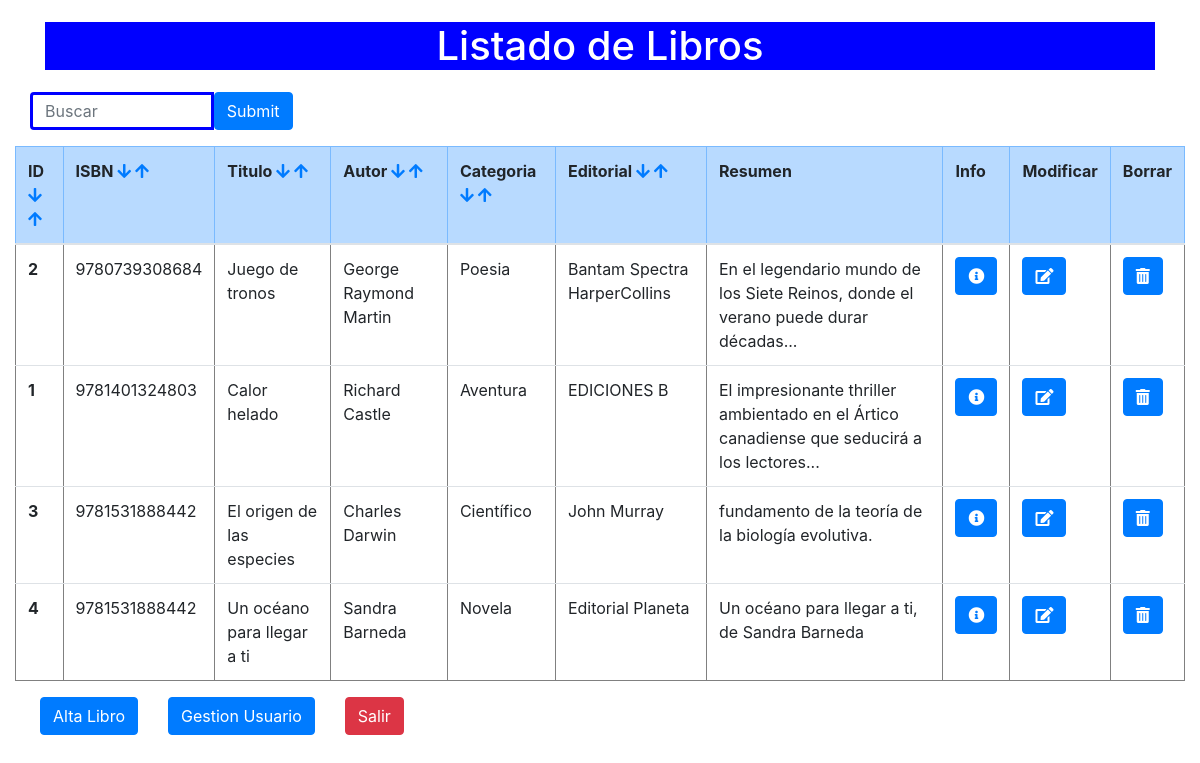
/listadoLibros.php?order=ISBN&esp=asc (signed in), run on the app's committed database.
### tables this page shows
CREATE TABLE `libros` (
  `ID` int(10) NOT NULL,
  `ISBN` varchar(13) NOT NULL,
  `titulo` varchar(100) NOT NULL,
  `autor` varchar(100) NOT NULL,
  `categoria` varchar(2) DEFAULT NULL,
  `editorial` varchar(50) NOT NULL,
  `resumen` text
);

CREATE TABLE `categoria` (
  `idCat` varchar(2) NOT NULL,
  `descripcion` varchar(60) DEFAULT NULL
);

### listadoLibros.php (the view, shortened to what this page needs)
<!DOCTYPE html>
<html lang="en">
<head>
    <link rel="stylesheet" href="https://maxcdn.bootstrapcdn.com/bootstrap/4.5.2/css/bootstrap.min.css">
    <link rel="stylesheet" href="https://use.fontawesome.com/releases/v5.6.3/css/all.css">
    <link rel="stylesheet" href="estilos.css">
</head>
<body>
    <div class="container">
        <div class="titulo">
            <h1>Listado de Libros</h1>
        </div>
    </div>
    <div class="container-fluid">
        <form class="form-inline" action="listadoLibros.php">
            <div class="col-sm-3">
                <div class="input-group mb-3">
                    <input type="text" class="form-control" aria-label="Default" aria-describedby="inputGroup-sizing-default" id="buscar" style="border:solid blue" name="buscar" placeholder="Buscar">
                    <input type="submit" id="crearFila" type="button" class="btn btn-primary">
                </div>
            </div>
        </form>
        <table class="table" border="1">
            <tr class="table-primary">
                <th scope="col"> ID
                    <a href="listadoLibros.php?order=ID&esp=desc" role="button"><i class="fa fa-arrow-down" style="font-size: 16px;"></i></a>
                    <a href="listadoLibros.php?order=ID&esp=asc" role="button"><i class="fa fa-arrow-up" style="font-size: 16px;"></i></a>
                </th>
                <th scope="col"> ISBN
                    <a href="listadoLibros.php?order=ISBN&esp=desc" role="button"><i class="fa fa-arrow-down" style="font-size: 16px;"></i></a>
                    <a href="listadoLibros.php?order=ISBN&esp=asc" role="button"><i class="fa fa-arrow-up" style="font-size: 16px;"></i></a>
                </th>
                <th scope="col"> Titulo
                    <a href="listadoLibros.php?order=titulo&esp=desc" role="button"><i class="fa fa-arrow-down" style="font-size: 16px;"></i></a>
                    <a href="listadoLibros.php?order=titulo&esp=asc" role="button"><i class="fa fa-arrow-up" style="font-size: 16px;"></i></a>
                </th>
                <th scope="col"> Autor
                    <a href="listadoLibros.php?order=autor&esp=desc" role="button"><i class="fa fa-arrow-down" style="font-size: 16px;"></i></a>
                    <a href="listadoLibros.php?order=autor&esp=asc" role="button"><i class="fa fa-arrow-up" style="font-size: 16px;"></i></a>
                </th>
                <th scope="col"> Categoria
                    <a href="listadoLibros.php?order=ID&esp=desc" role="button"><i class="fa fa-arrow-down" style="font-size: 16px;"></i></a>
                    <a href="listadoLibros.php?order=ID&esp=asc" role="button"><i class="fa fa-arrow-up" style="font-size: 16px;"></i></a>
                </th>
                <th scope="col"> Editorial
                    <a href="listadoLibros.php?order=ID&esp=desc" role="button"><i class="fa fa-arrow-down" style="font-size: 16px;"></i></a>
                    <a href="listadoLibros.php?order=ID&esp=asc" role="button"><i class="fa fa-arrow-up" style="font-size: 16px;"></i></a>
                </th>
                <th scope="col"> Resumen </th>
                <th scope="col"> Info </th>
                <?php if(isset($_SESSION["tipo"]) && $_SESSION["tipo"]=="admin"){ ?>
                <th scope="col"> Modificar </th>
                <th scope="col"> Borrar </th>
                <?php } ?>
            </tr>
            <tbody>
                <?php
                require 'conexion.php';
                if (isset($_GET["order"]) && isset($_GET["esp"])) {
                    $sql = "SELECT ID, ISBN, titulo, autor, categoria, editorial, resumen FROM libros order by " . $_GET["order"] . " " . $_GET["esp"] . "";
                } elseif (isset($_GET["buscar"])) {
                    $sql = "SELECT ID, ISBN, titulo, autor, categoria, editorial, resumen FROM libros where titulo like '%" . $_GET["buscar"] . "%' OR autor like '%" . $_GET["buscar"] . "%'";
                } else {
                    $sql = "SELECT ID, ISBN, titulo, autor, categoria, editorial, resumen FROM libros ";
                }
                $result = $conn->query($sql);
                if ($result->num_rows > 0) {
                    while ($fila = $result->fetch_assoc()) {
                        echo "<tr>";
                        echo "<th scope='row'>" . $fila["ID"] . "</th>";
                        $idC = $fila["categoria"];
                        $stmt = $conn->prepare("SELECT descripcion FROM categoria where idCat=?");
                        $stmt->bind_param("s", $idC);
                        $stmt->execute();
                        $filaC = $stmt->get_result()->fetch_assoc();
                        if ($filaC) {
                            $descripcion = $filaC["descripcion"];
                        } else {
                            echo "error en la busqueda";
                            echo ("error descripcion: " . $conn->error);
                        }
                        echo "<td>" . $fila["ISBN"] . "</td>";
                        echo "<td>" . $fila["titulo"] . "</td>";
                        echo "<td>" . $fila["autor"] . "</td>";
                        echo "<td>" . $descripcion . "</td>";
                        echo "<td>" . $fila["editorial"] . "</td>";
                        echo "<td>" . $fila["resumen"] . "</td>";
                        echo "<td> <form action='infoLibro.php?id=" . $fila["ID"] . "'method='POST'>
                                <button type='submit' class='btn btn-primary'><i class='fas fa-info-circle'></i></button>
                                </form>
                            </td>";
                        if(isset($_SESSION["tipo"]) && $_SESSION["tipo"]=="admin"){
                        echo "<td> <form action='modificarLibro.php?id=" . $fila["ID"] . "'method='POST'>
                            <button type='submit' class='btn btn-primary'><i class='fas fa-edit'></i></button>
                            </form>
                        </td>";
                        echo "<td> <form action='borrarLibro.php?id=" . $fila["ID"] . "'method='POST'>
                                <button type='submit' class='btn btn-primary'><i class='fas fa-trash-alt'></i></button>
                                </form>
                            </td>";
                        }
                        echo "</tr>";
                    }
                } else {
                    echo "0 Libros";
                }
                ?>
            </tbody>
        </table>
        <div class="col-sm-6">
            <div class="form-row">
        <?php if(isset($_SESSION["tipo"]) && $_SESSION["tipo"]=="admin"){ ?>
        <form class="form-inline" action="FormularioAltalibro.php">
            <div class="col-sm-4">
                <div class="input-group mb-3">
                    <input type="submit" value="Alta Libro" id="enviar" type="button" class="btn btn-primary">
                </div>
            </div>
        </form>
        <form class="form-inline" action="listadoUsuario.php">
            <div class="col-sm-4">
                <div class="input-group mb-3">
                    <input type="submit" value="Gestion Usuario" id="enviar" type="button" class="btn btn-primary">
                </div>
            </div>
        </form>
        <?php } ?>
        <form class="form-inline" action="cerrarSesion.php">
            <div class="col-sm-4">
                <div class="input-group mb-3">
                    <input type="submit" value="Salir" id="enviar" type="button" class="btn btn-danger">
                </div>
            </div>
        </form>
        </div>
        </div>
    </div>
</body>
</html>

### estilos.css (style rules this page uses)
.titulo { text-align: center; background-color: blue; margin-top: 2%; margin-bottom: 2%; color: rgb(255, 255, 255); }

### data on the page
libros: ID "2", ISBN "9780739308684", titulo "Juego de tronos", autor "George Raymond Martin", categoria.descripcion "Poesia", editorial "Bantam Spectra HarperCollins", resumen "En el legendario mundo de los Siete Reinos, donde el verano puede durar décadas..."
libros: ID "1", ISBN "9781401324803", titulo "Calor helado", autor "Richard Castle", categoria.descripcion "Aventura", editorial "EDICIONES B", resumen "El impresionante thriller ambientado en el Ártico canadiense que seducirá a los lectores..."
libros: ID "3", ISBN "9781531888442", titulo "El origen de las especies", autor "Charles Darwin", categoria.descripcion "Científico", editorial "John Murray", resumen "fundamento de la teoría de la biología evolutiva."
libros: ID "4", ISBN "9781531888442", titulo "Un océano para llegar a ti", autor "Sandra Barneda", categoria.descripcion "Novela", editorial "Editorial Planeta", resumen "Un océano para llegar a ti, de Sandra Barneda"
